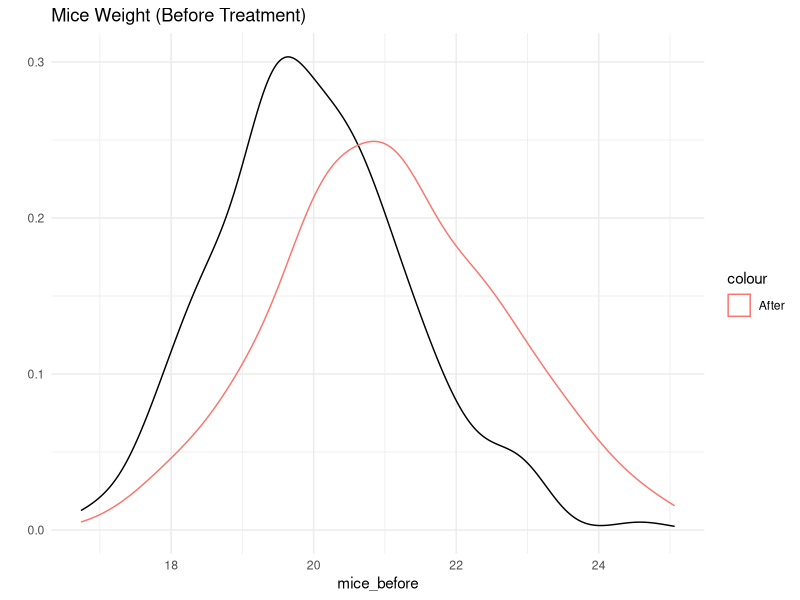
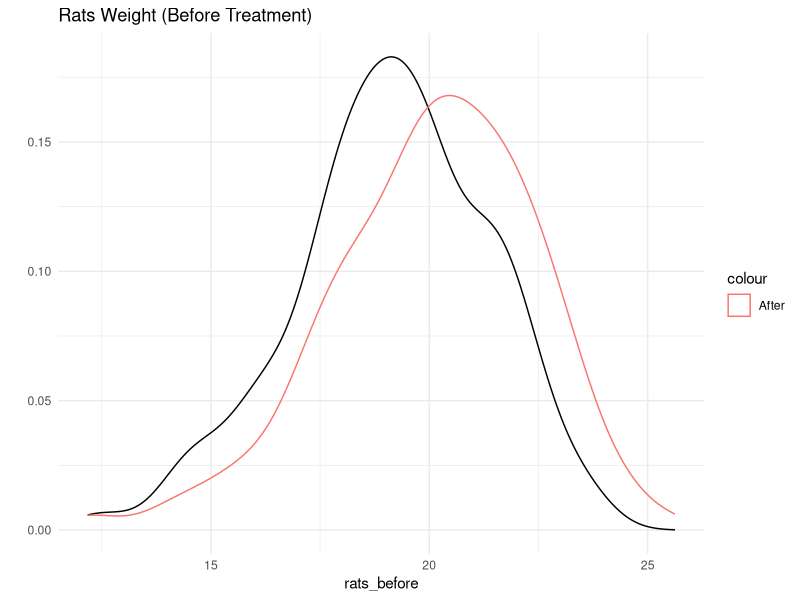
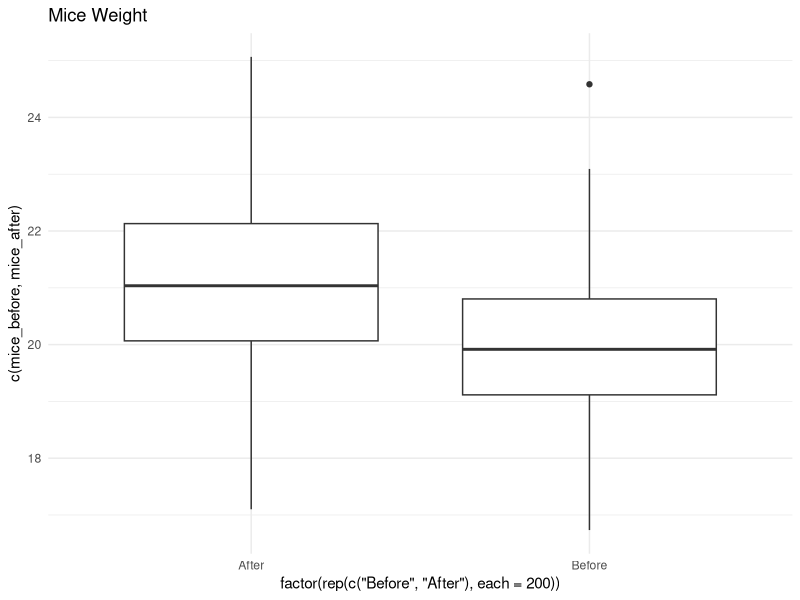
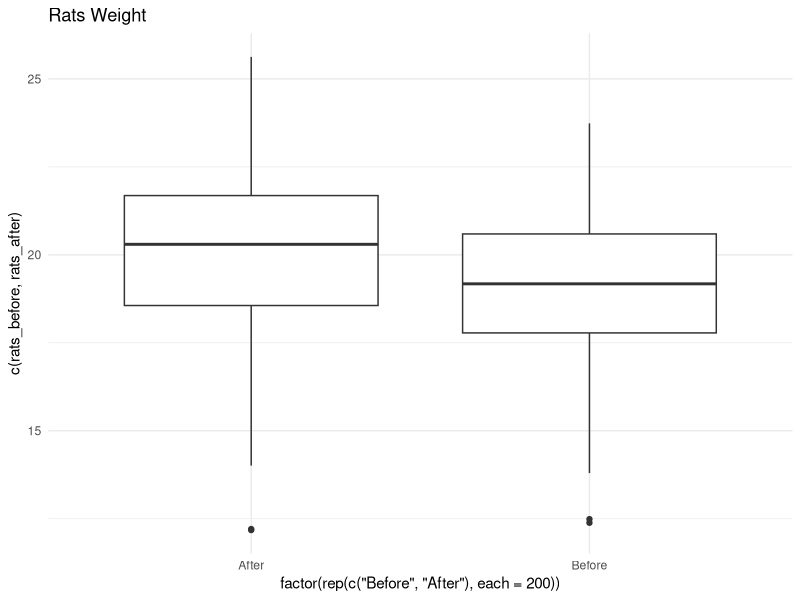
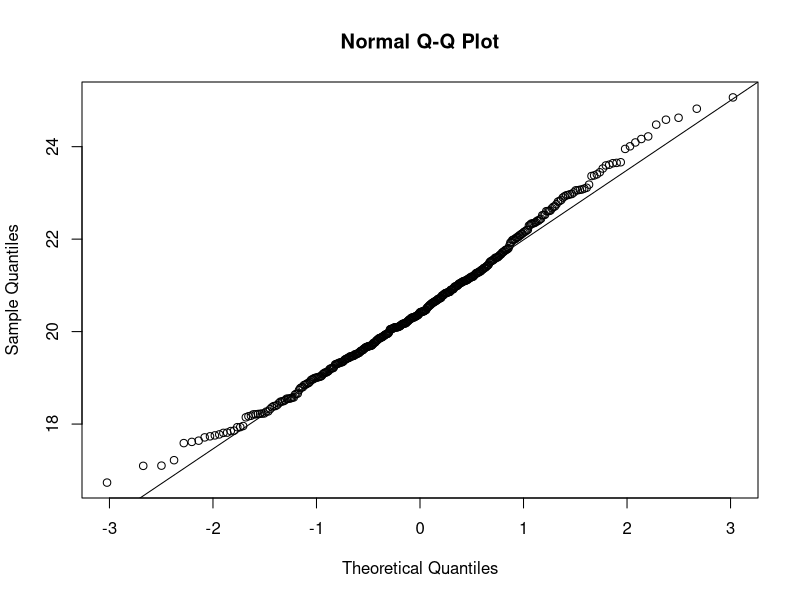
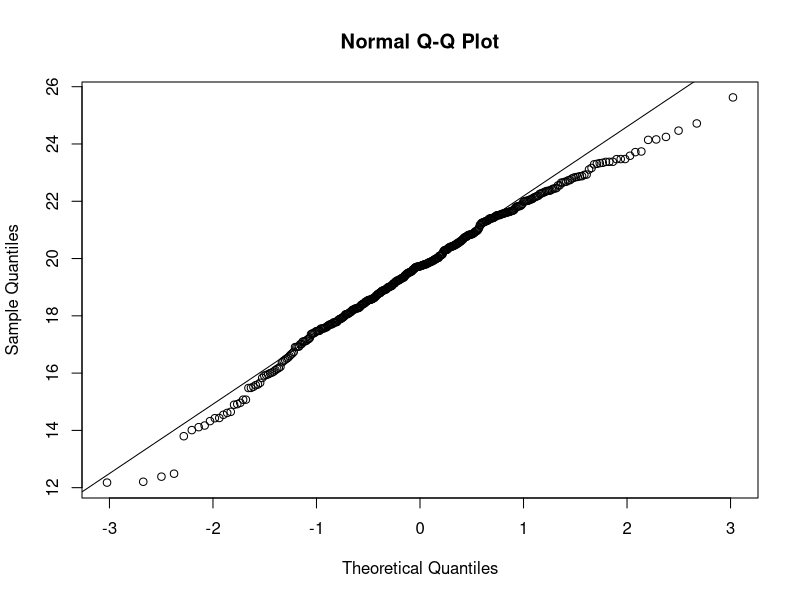
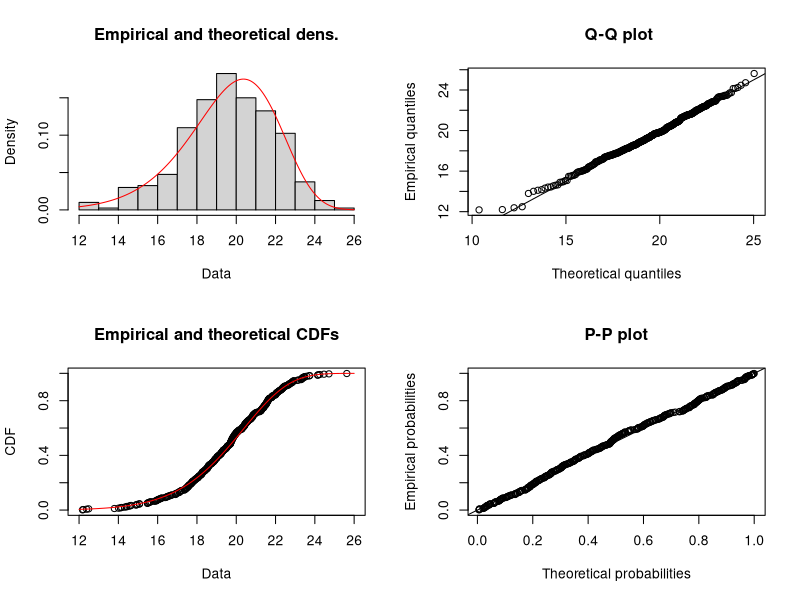
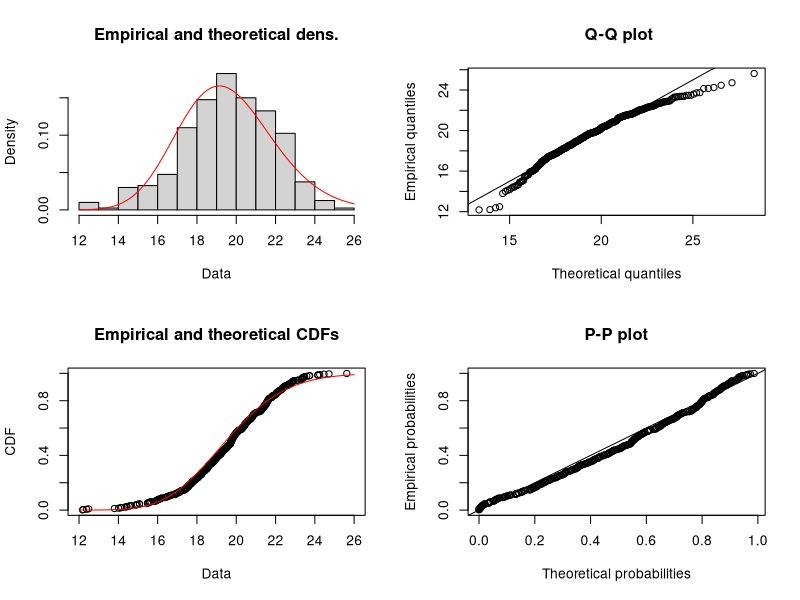

Reproduce these figures in R, in order.
#Task 1: Data Generation
# Load necessary libraries
library(ggplot2)

# Set seed for reproducibility
set.seed(123)

# Task 1a: Generate data for mice weights before and after treatment
mice_before <- rnorm(200, mean = 20, sd = sqrt(2))
mice_after <- rnorm(200, mean = 21, sd = sqrt(2.5))

# Task 1b: Generate data for rats weights before and after treatment
rats_before <- rweibull(200, shape = 10, scale = 20)
rats_after <- rweibull(200, shape = 9, scale = 21)

# Task 1c: Compare density plots for mice and rats data sets
qplot(mice_before, geom = "density", main = "Mice Weight (Before Treatment)") +
  geom_density(aes(x = mice_after, color = "After"), alpha = 0.5) +
  theme_minimal()

qplot(rats_before, geom = "density", main = "Rats Weight (Before Treatment)") +
  geom_density(aes(x = rats_after, color = "After"), alpha = 0.5) +
  theme_minimal()

# Task 1d: Compare boxplots for mice and rats data sets
qplot(factor(rep(c("Before", "After"), each = 200)), c(mice_before, mice_after), geom = "boxplot", main = "Mice Weight") +
  theme_minimal()

qplot(factor(rep(c("Before", "After"), each = 200)), c(rats_before, rats_after), geom = "boxplot", main = "Rats Weight") +
  theme_minimal()

#Task 2: Appropriateness for Hypothesis t-testing
# Task 2a: Check normality for mice data set
qqnorm(c(mice_before, mice_after))
qqline(c(mice_before, mice_after))

shapiro.test(c(mice_before, mice_after))

# Task 2b: Check normality for rats data set
qqnorm(c(rats_before, rats_after))
qqline(c(rats_before, rats_after))

shapiro.test(c(rats_before, rats_after))

# Task 2c: Explanation and discussion
# Based on the QQ plots and Shapiro-Wilk tests, we observe that the mice data set appears to be approximately normally distributed, as the QQ 
#plot shows a relatively straight line and the p-value of the Shapiro-Wilk test is greater than 0.05. Therefore, a paired t-test is appropriate for hypothesis testing.
# However, for the rats data set, the QQ plot shows deviation from normality, and the Shapiro-Wilk test also yields a p-value less than 0.05, indicating non-normality. Thus, a non-parametric test would be more suitable for hypothesis testing.


#Task 3: Hypothesis Testing
# Task 3a: Paired t-test for mice dataset
t_test_mice <- t.test(mice_before, mice_after, paired = TRUE)
t_test_mice

# Task 3b: Non-parametric test for rats dataset
wilcox.test(rats_before, rats_after)

# Load necessary library
library(fitdistrplus)

# Task 4: Fitting distributions for rats dataset
rats_data <- c(rats_before, rats_after)

# Fit Weibull distribution
weibull_fit <- fitdist(rats_data, "weibull")
summary(weibull_fit)
plot(weibull_fit)

# Fit lognormal distribution
lognormal_fit <- fitdist(rats_data, "lnorm")
summary(lognormal_fit)
plot(lognormal_fit)

# Fit Gamma distribution
gamma_fit <- fitdist(rats_data, "gamma")
summary(gamma_fit)
plot(gamma_fit)
